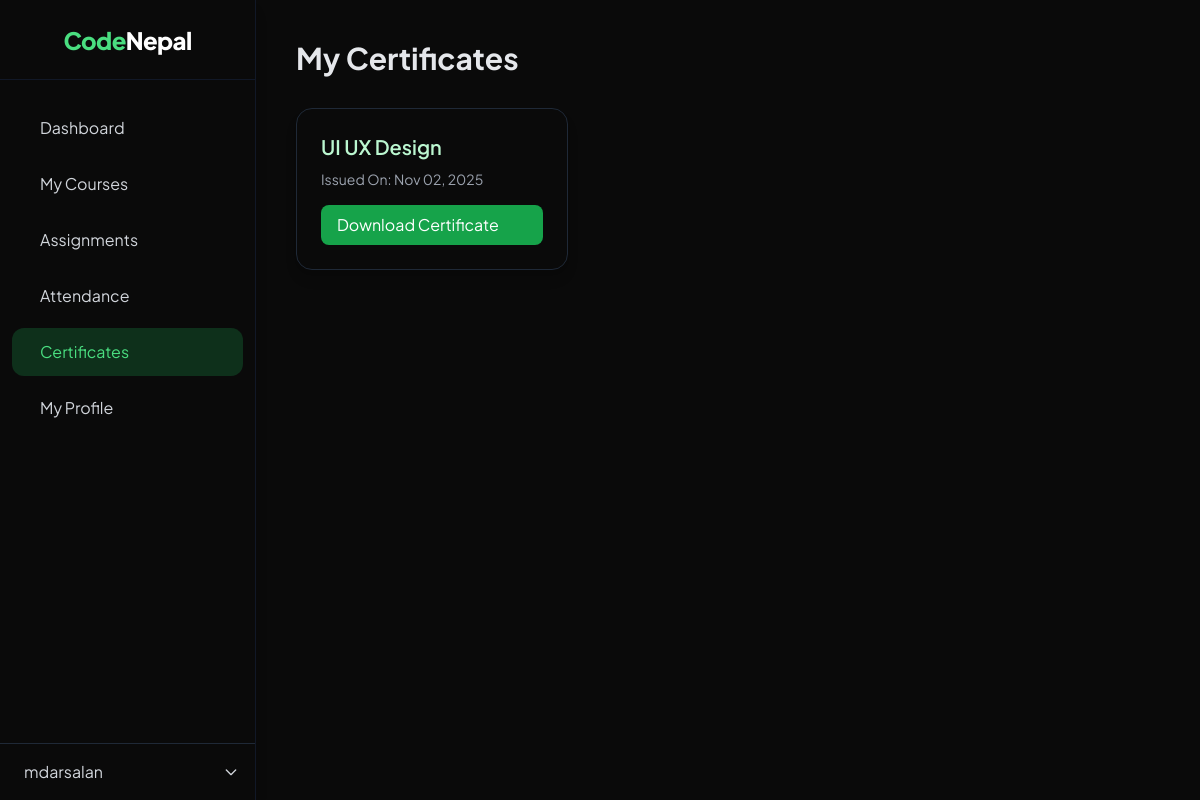
Page /students/my-certificates/ (signed in) on the committed database.
### users/models.py (models this page shows, shortened)
class User(AbstractUser):
    ROLE_CHOICES = (
        ('student', 'Student'),
        ('mentor', 'Mentor'),
        ('admin', 'Admin'),
    )
    role = models.CharField(max_length=10, choices=ROLE_CHOICES, default='student')

### certificates/models.py (models this page shows, shortened)
class StudentCertificate(models.Model):
    certificate = models.ForeignKey(Certificate, on_delete=models.CASCADE, related_name='student_certificates')
    student = models.ForeignKey(settings.AUTH_USER_MODEL, on_delete=models.CASCADE, related_name='certificates')
    issued_on = models.DateTimeField(auto_now_add=True)
    unique_id = models.CharField(max_length=12, unique=True, editable=False)
    download_link = models.CharField(max_length=300, blank=True, null=True)
    STATUS_CHOICES = [
        ('pending', 'Pending'),
        ('issued', 'Issued'),
    ]
    status = models.CharField(max_length=10, choices=STATUS_CHOICES, default='pending')

class Certificate(models.Model):
    course = models.ForeignKey(Course, on_delete=models.CASCADE, related_name='certificates')
    title = models.CharField(max_length=200)
    description = models.TextField(blank=True)
    template_file = models.FileField(blank=True ,upload_to='certificates/templates/')
    issue_date = models.DateTimeField(auto_now_add=True)
    is_published = models.BooleanField(default=False)  # Admin publishes the certificate

### courses/models.py (models this page shows, shortened)
class Course(models.Model):
    LEVEL_CHOICES = [
        ('beginner', 'Beginner'),
        ('intermediate', 'Intermediate'),
        ('advanced', 'Advanced'),
    ]
    LANGUAGE_CHOICES = [
        ('en', 'English'),
        ('np', 'Nepali'),
        ('en_np', 'English & Nepali'),
    ]
    id = models.UUIDField(primary_key=True, default=uuid.uuid4, editable=False)
    mentor = models.ForeignKey(
        settings.AUTH_USER_MODEL,
        on_delete=models.CASCADE,
        related_name='mentor_courses',
        limit_choices_to={'role': 'mentor'}
    )
    category = models.ForeignKey(Category, on_delete=models.SET_NULL, null=True, blank=True, related_name='courses')
    title = models.CharField(max_length=200)
    slug = models.SlugField(max_length=220, unique=True, blank=True)
    short_description = models.CharField(max_length=300, blank=True)
    description = models.TextField(blank=True)
    thumbnail = models.ImageField(
        upload_to='courses/thumbnails/',
        validators=[FileExtensionValidator(['jpg', 'jpeg', 'png', 'webp'])],
        blank=True,
        null=True
    )
    display_video = models.URLField(blank=True, help_text='Public intro video URL')
    duration_weeks = models.PositiveIntegerField(default=12)
    actual_price = models.DecimalField(max_digits=8, decimal_places=2)
    discounted_price = models.DecimalField(max_digits=8, decimal_places=2, default=0)
    is_discount_active = models.BooleanField(default=False)
    start_date = models.DateField()
    live_days = models.CharField(max_length=100, help_text="e.g., Mon, Wed, Fri")
    live_time = models.CharField(max_length=50, help_text="e.g., 7 - 9 PM")
    total_hours = models.PositiveIntegerField(default=0, help_text="Total course hours")
    language = models.CharField(max_length=10, choices=LANGUAGE_CHOICES, default='en')
    level = models.CharField(max_length=20, choices=LEVEL_CHOICES, default='beginner')
    total_seats = models.PositiveIntegerField(default=20)
    enrolled_students = models.PositiveIntegerField(default=0)
    is_live = models.BooleanField(default=True)
    is_published = models.BooleanField(default=False)
    created_at = models.DateTimeField(auto_now_add=True)
    updated_at = models.DateTimeField(auto_now=True)
    rating_avg = models.DecimalField(max_digits=3, decimal_places=2, default=0)
    rating_count = models.PositiveIntegerField(default=0)

### students/views.py (the view)
# urls.py: path('my-certificates/', views.student_certificates, name='student_certificates'),
@login_required
def student_certificates(request):
    student_certificates = StudentCertificate.objects.filter(student=request.user, status='issued')
    for cert in student_certificates:
        if cert.download_link:
            cert.download_url = f"{settings.MEDIA_URL}{cert.download_link}"
        else:
            cert.download_url = None
    return render(request, 'students/student_certificates.html', {
        'student_certificates': student_certificates
    })

### templates/students/student_certificates.html (shortened to what this page needs)
{% extends 'base.html' %}
{% block content %}
<div class="flex min-h-screen bg-[#0a0a0a] text-gray-200">
  {% include "includes/dashboard_nav.html" %}
  <main class="flex-1 ml-0 lg:ml-64 px-4 sm:px-6 lg:px-10 py-10 transition-all duration-300">
    <div class="max-w-7xl mx-auto">
      <h1 class="text-3xl font-bold text-green-40 mb-8">My Certificates</h1>
      {% if student_certificates %}
        <div class="grid grid-cols-1 sm:grid-cols-2 lg:grid-cols-3 gap-6">
          {% for cert in student_certificates %}
            <div class="bg-[#0a0a0a] border border-gray-800 rounded-2xl shadow-lg p-6 flex flex-col justify-between">
              <h2 class="text-xl font-semibold text-green-200 mb-2">{{ cert.certificate.course.title }}</h2>
              <p class="text-gray-400 text-sm mb-4">Issued On: {{ cert.issued_on|date:"M d, Y" }}</p>
              {% if cert.download_url %}
                <a href="{{ cert.download_url }}" download
                   class="px-4 py-2 bg-green-600 text-white rounded-lg hover:bg-green-700">
                   Download Certificate
                </a>
              {% else %}
                <span class="text-gray-400">Certificate not available</span>
              {% endif %}
            </div>
          {% endfor %}
        </div>
      {% else %}
        <div class="text-center mt-20">
          <p class="text-gray-400">No certificates issued yet. 🎓</p>
        </div>
      {% endif %}
    </div>
  </main>
</div>
{% endblock %}

### templates/includes/dashboard_nav.html (shortened to what this page needs)
<aside
  id="sidebar"
  class="fixed top-0 left-0 h-full w-64 bg-[#0a0a0a] border-r border-gray-900 flex flex-col transition-transform duration-300 shadow-lg -translate-x-full lg:translate-x-0 z-40"
>
  <div class="flex items-center justify-center h-20 border-b border-gray-900 bg-[#0a0a0a]">
    <a href="{% url 'student_dashboard' %}" class="text-green-400 text-2xl font-extrabold tracking-tight flex items-center space-x-2 hover:text-green-500 transition duration-200">
      Code<span class="text-white">Nepal</span>
    </a>
  </div>
<nav class="flex-1 mt-6 px-3 space-y-2">
  <a href="{% url 'student_dashboard' %}"
     class="flex items-center px-4 py-3 rounded-xl transition duration-200
            {% if request.resolver_match.url_name == 'student_dashboard' %}
              bg-green-500/20 text-green-400
            {% else %}
              text-gray-300 hover:bg-green-700/20 hover:text-green-400
            {% endif %}">
     Dashboard
  </a>
  <a href="{% url 'my_learning' %}"
     class="flex items-center px-4 py-3 rounded-xl transition duration-200
            {% if request.resolver_match.url_name == 'my_learning' %}
              bg-green-500/20 text-green-400
            {% else %}
              text-gray-300 hover:bg-green-700/20 hover:text-green-400
            {% endif %}">
     My Courses
  </a>
  <a href="{% url 'assignments:student_assignments' %}"
     class="flex items-center px-4 py-3 rounded-xl transition duration-200
            {% if request.resolver_match.url_name == 'student_assignments' %}
              bg-green-500/20 text-green-400
            {% else %}
              text-gray-300 hover:bg-green-700/20 hover:text-green-400
            {% endif %}">
     Assignments
  </a>
  <a href="{% url 'attendence:student_attendance' %}"
     class="flex items-center px-4 py-3 rounded-xl transition duration-200
            {% if request.resolver_match.url_name == 'student_attendance' %}
              bg-green-500/20 text-green-400
            {% else %}
              text-gray-300 hover:bg-green-700/20 hover:text-green-400
            {% endif %}">
     Attendance
  </a>
  <a href="{% url 'student_certificates' %}"
     class="flex items-center px-4 py-3 rounded-xl transition duration-200
            {% if request.resolver_match.url_name == 'student_certificates' %}
              bg-green-500/20 text-green-400
            {% else %}
              text-gray-300 hover:bg-green-700/20 hover:text-green-400
            {% endif %}">
     Certificates
  </a>
  <a href="{% url 'student_profile' %}"
     class="flex items-center px-4 py-3 rounded-xl transition duration-200
            {% if request.resolver_match.url_name == 'student_profile' %}
              bg-green-500/20 text-green-400
            {% else %}
              text-gray-300 hover:bg-green-700/20 hover:text-green-400
            {% endif %}">
     My Profile
  </a>
</nav>
  <div class="border-t border-gray-800 p-4">
    <div class="relative">
      <button id="profileBtn" class="flex items-center justify-between w-full text-gray-300 hover:text-green-400 transition duration-200">
        <span class="flex items-center space-x-2">
          <span>{{ request.user.username }}</span>
        </span>
        <svg class="w-4 h-4 transform transition-transform duration-200" id="dropdownIcon"
             fill="none" stroke="currentColor" stroke-width="2" viewBox="0 0 24 24">
          <path stroke-linecap="round" stroke-linejoin="round" d="M19 9l-7 7-7-7" />
        </svg>
      </button>
    </div>
  </div>
</aside>

### templates/base.html (style rules this page uses)
body { font-family: "Plus Jakarta Sans", sans-serif; background-color: #0a0a0a; color: #d1d5db; scroll-behavior: smooth; }

### rows in the picture
User: user.username "mdarsalan"
StudentCertificate: certificate.course "UI UX Design", issued_on "Nov 02, 2025"
